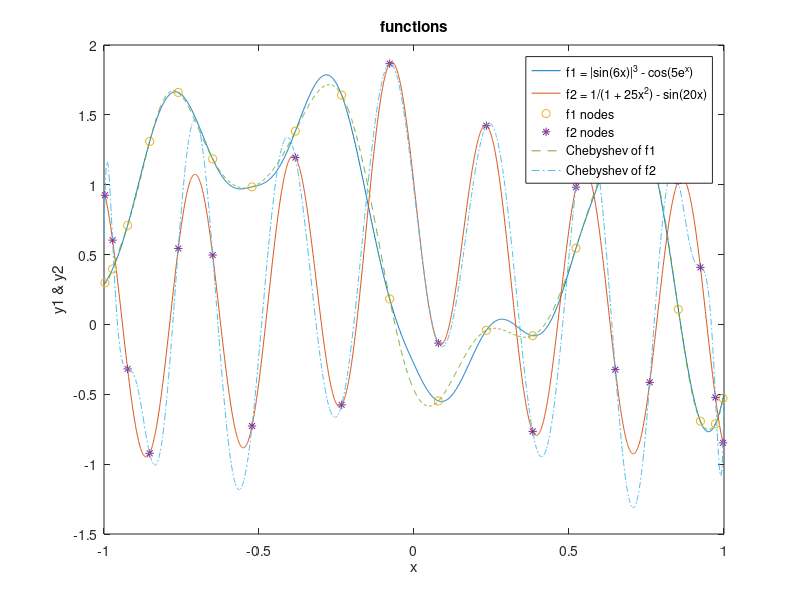
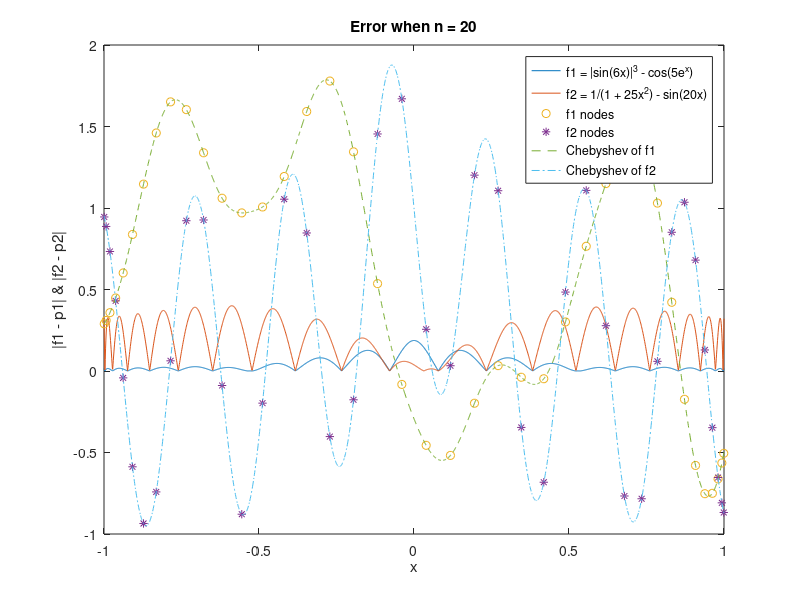
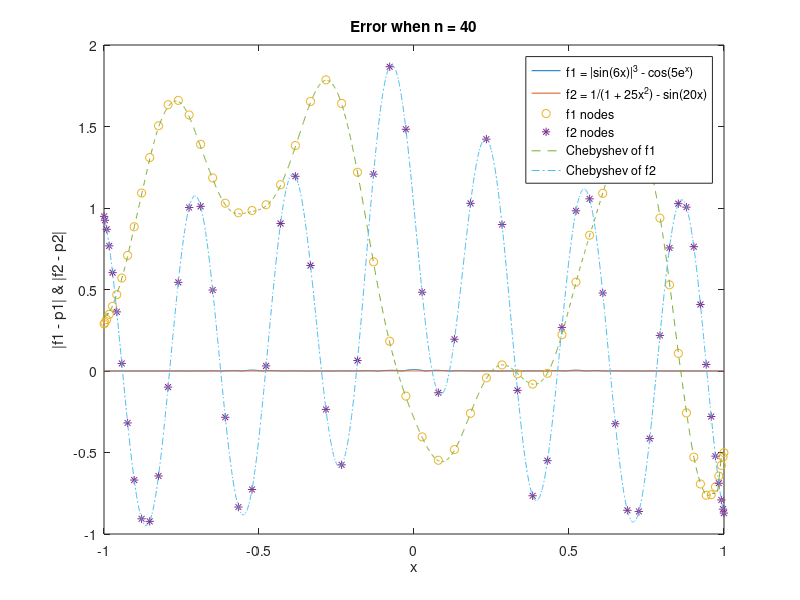
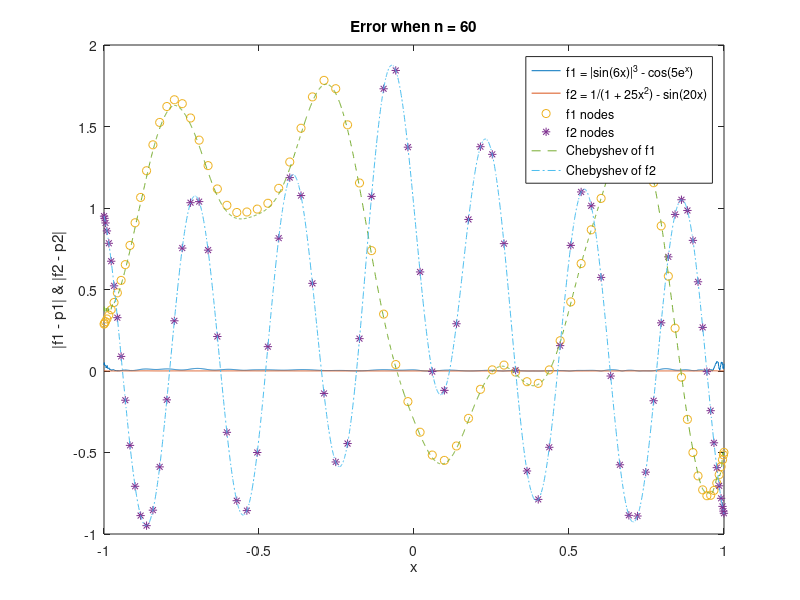

Write the MATLAB code that produced these figures, in order.
% This file plots the Chebyshev interpolation of two functions using Chebyshev nodes
% the maximum error and error are also shown
% you will find that the error goes down then up 
% as we sample more points
% this is due to the instability induced by increasing polynomial degree
% we'll discuss how to fix that in the file "chebyshev_error.m"

f1 = @(x) abs(sin(6. * x)).^3. - cos(5. * exp(x)); % the first function
f2 = @(x) 1./(1+25*x.^2) - sin(20. * x);

% plot 2 functions over [-1,1];
x = -1:1e-3:1;
y1 = f1(x);
y2 = f2(x);
figure;
plot(x, y1, x, y2); title('functions'); xlabel('x');ylabel('y1 & y2');
error1 = zeros(1, 5);
error2 = zeros(1, 5);

for n = 20 : 20 : 100
iteration_num = n / 20;
k = 1:n; % iterator
xc = cos((2*k-1)/2/n*pi); % Chebyshev nodes
yc1 = f1(xc); % function evaluated at Chebyshev nodes
yc2 = f2(xc);
hold on;
plot(xc, yc1,'o');
plot(xc, yc2,'*');

% find polynomial to interpolate data using the Chebyshev nodes
p1 = polyfit(xc, yc1, n-1); 
p2 = polyfit(xc, yc2, n-1); 
max_error1 = max( abs( y1 - polyval(p1, x) ) );
max_error2 = max( abs( y2 - polyval(p2, x) ) );
error1(iteration_num) = max_error1;
error2(iteration_num) = max_error2;

plot(x, polyval(p1,x), '--'); % plot polynomial
plot(x, polyval(p2,x), '-.');
legend('f1 = |sin(6x)|^3 - cos(5e^x)', 'f2 = 1/(1 + 25x^2) - sin(20x)', ...
    'f1 nodes', 'f2 nodes','Chebyshev of f1','Chebyshev of f2', 'location','best')

figure;
plot(x, abs(y1-polyval(p1,x)), x, abs(y2-polyval(p2,x))); 
xlabel('x');ylabel('|f1 - p1| & |f2 - p2|');title(['Error when n = ' num2str(n)]);
end

% finally, we plot how the max error changes 
n = 20: 20 : 100;
figure;
plot(n, error1, n, error2);
xlabel('num of Chebyshev points'); ylabel('maximum absolute error'); title('Max error');
legend('f1','f2','location','best')


